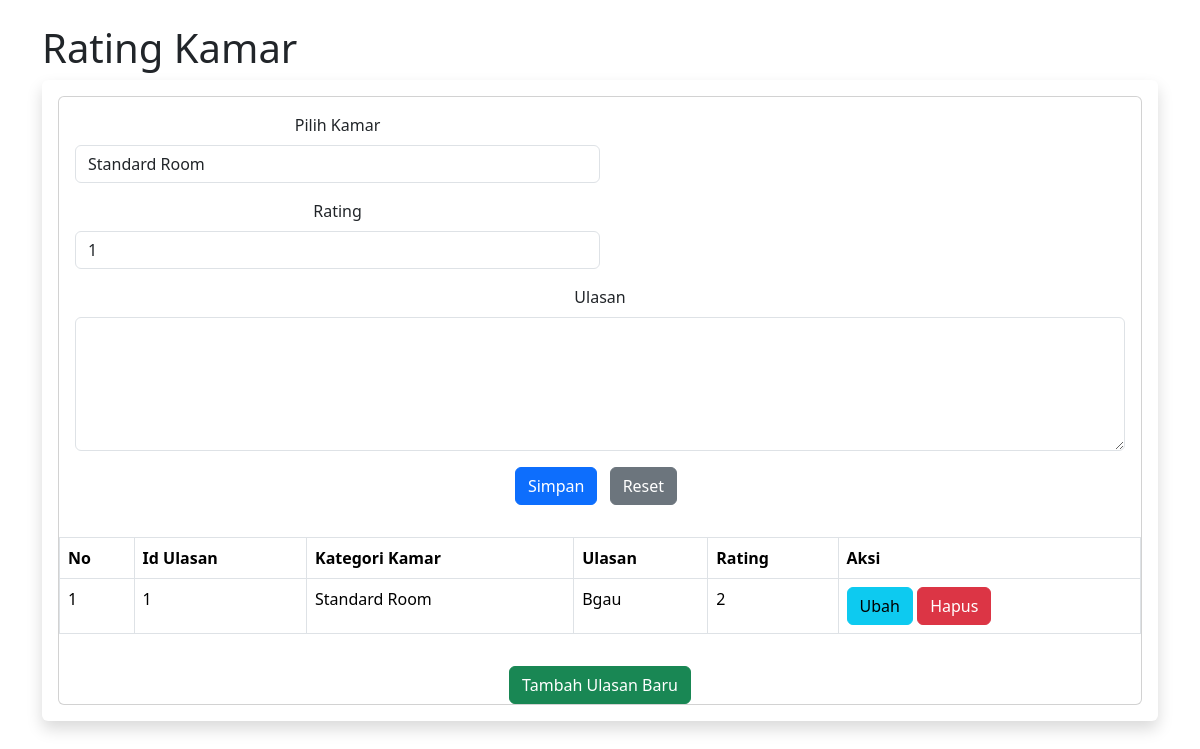
/ulasan.php, run on the app's committed database.
### tables this page shows
CREATE TABLE `ulasan` (
  `id_ulasan` int(11) NOT NULL,
  `id_kamar` int(11) DEFAULT NULL,
  `ulasan` text DEFAULT NULL,
  `rating` int(11) DEFAULT NULL
);

CREATE TABLE `kamar` (
  `id_kamar` int(11) NOT NULL,
  `kategori` varchar(255) NOT NULL,
  `jumlah` int(20) NOT NULL,
  `harga` double NOT NULL
);

### ulasan.php (the view, shortened to what this page needs)
<?php
$koneksi = mysqli_connect("localhost", "root", "", "ukk_perpus");
?>
<!DOCTYPE html>
<html lang="en">
<head>
    <link rel="stylesheet" href="path/to/your/bootstrap.css">
</head>
<body>
<div class="container">
    <h1 class="mt-4">Rating Kamar</h1>
    <div class="card mb-3 mt-2 border-0 shadow">
        <div class="card-body">
            <div class="card">
                <div class="card-body">
                    <div class="row">
                        <div class="col-md-12 text-center">
                            <form id="form-ulasan" method="post" action="">
                                <div class="col-md-6 mb-3">
                                    <label for="id_kamar" class="form-label">Pilih Kamar</label>
                                    <select name="id_kamar" id="id_kamar" class="form-control" required>
                                        <?php
                                        $kamar_query = mysqli_query($koneksi, "SELECT * FROM kamar");
                                        while ($kamar = mysqli_fetch_array($kamar_query)) {
                                            ?>
                                            <option value="<?php echo $kamar['id_kamar']; ?>"><?php echo $kamar['kategori']; ?></option>
                                            <?php
                                        }
                                        ?>
                                    </select>
                                </div>
                                <div class="col-md-6 mb-3">
                                    <label for="rating" class="form-label">Rating</label>
                                    <select name="rating" id="rating" class="form-control" required>
                                        <?php
                                        for ($i = 1; $i <= 10; $i++) {
                                            echo "<option value='$i'>$i</option>";
                                        }
                                        ?>
                                    </select>
                                </div>
                                <div class="col-md-12 mb-3">
                                    <label for="ulasan" class="form-label">Ulasan</label>
                                    <textarea name="ulasan" rows="5" class="form-control" required></textarea>
                                </div>
                                <div class="col-md-12 mb-3">
                                    <button type="submit" class="btn btn-primary me-2" name="submit" value="submit">Simpan</button>
                                    <button type="reset" class="btn btn-secondary me-2">Reset</button>
                                </div>
                            </form>
                        </div>
                    </div>
                </div>
                <div class="table-responsive">
                    <table class="table table-bordered" id="dataTable" width="100%" cellspacing="0">
                        <thead>
                            <tr>
                                <th>No</th>
                                <th>Id Ulasan</th>
                                <th>Kategori Kamar</th>
                                <th>Ulasan</th>
                                <th>Rating</th>
                                <th>Aksi</th>
                            </tr>
                        </thead>
                        <tbody>
                            <?php
                            $i = 1;
                            $ulasan_query = mysqli_query($koneksi, "SELECT ulasan.id_ulasan, ulasan.ulasan, ulasan.rating, kamar.kategori FROM ulasan JOIN kamar ON ulasan.id_kamar = kamar.id_kamar");
                            if (!$ulasan_query) {
                                echo "Query Error: " . mysqli_error($koneksi);
                            } else {
                                while ($ulasan = mysqli_fetch_array($ulasan_query)) {
                                    ?>
                                    <tr>
                                        <td><?php echo $i++; ?></td>
                                        <td><?php echo $ulasan['id_ulasan']; ?></td>
                                        <td><?php echo $ulasan['kategori']; ?></td>
                                        <td><?php echo $ulasan['ulasan']; ?></td>
                                        <td><?php echo $ulasan['rating']; ?></td>
                                        <td>
                                            <a href="ulasan_ubah.php?id=<?php echo $ulasan['id_ulasan']; ?>" class="btn btn-info">Ubah</a>
                                            <a onclick="return confirm('Apakah anda yakin menghapus data ini?');" href="ulasan_hapus.php?id=<?php echo $ulasan['id_ulasan']; ?>" class="btn btn-danger">Hapus</a>
                                        </td>
                                    </tr>
                                    <?php
                                }
                            }
                            ?>
                        </tbody>
                    </table>
                </div>
                <div class="row mt-3">
                    <div class="col-md-12 text-center">
                        <button class="btn btn-success" onclick="showForm()">Tambah Ulasan Baru</button>
                    </div>
                </div>
            </div>
        </div>
    </div>
</div>
</body>
</html>

### data on the page
ulasan: id_ulasan "1", id_kamar.kategori "Standard Room", ulasan "Bgau", rating "2"

### other printed values
form field id_kamar "Standard Room"
form field rating "1"
